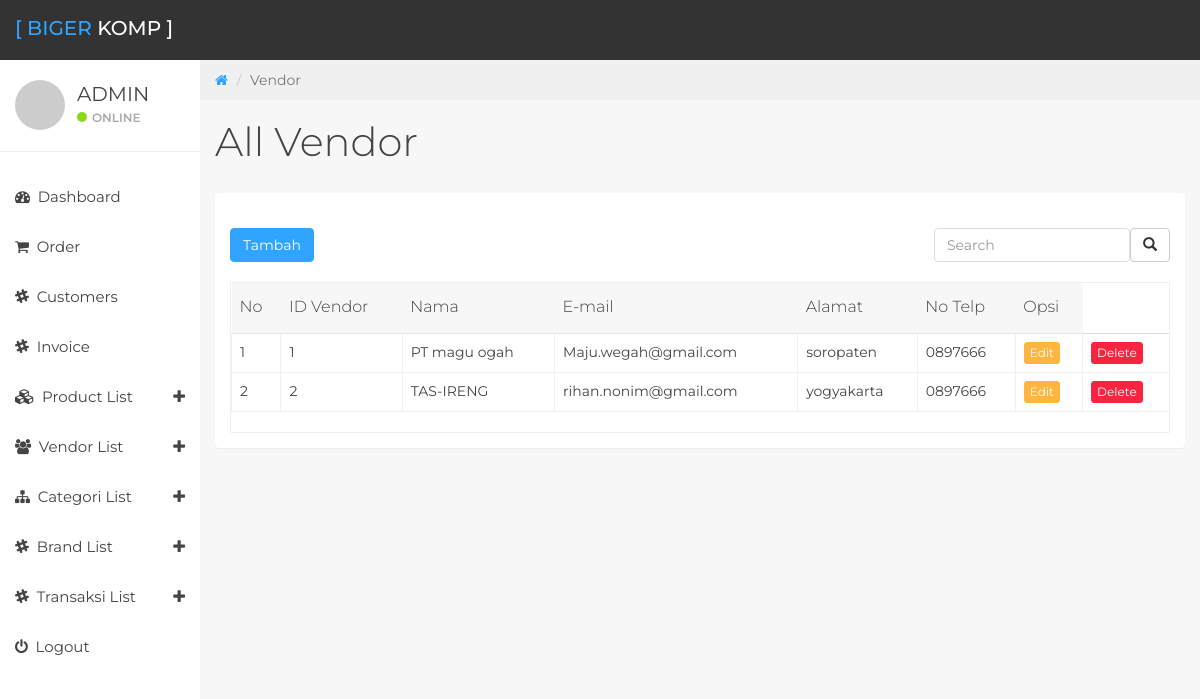
/home/allvendor (signed in), run on the app's committed database.
### tables this page shows
CREATE TABLE `vendor` (
  `id_vendor` int(11) NOT NULL,
  `nama` varchar(30) NOT NULL,
  `email` text NOT NULL,
  `alamat` text NOT NULL,
  `no_telp` varchar(15) NOT NULL
);

### application/libraries/template.php (called while the page is built)
<?php
class Template {
   var $template_data = array();
    public function set($name, $value)
    {
        $this->template_data[$name]=$value;
    }
    public function load($template='', $view='', $view_data='', $return = FALSE)
    {
        $this->CI =& get_instance();
        $this->set('contents',$this->CI->load->view($view, $view_data, TRUE));
        return $this->CI->load->view($template, $this->template_data, $return);
    }
}
?>

### application/controllers/home.php (called while the page is built, shortened)
<?php
class Home extends CI_Controller {
 		public function allvendor(){
 			$data['value'] = $this->produk_model->getData('vendor')->result();
 			$data['count'] = $this->produk_model->getData('vendor')->num_rows();
 			$this->template->load('admin/wraper','admin/isi/allvendor',$data);
 		}
}
?>

### index.php (called while the page is built, shortened)
<?php
require_once BASEPATH.'core/CodeIgniter.php';

### application/models/produk_model.php (called while the page is built, shortened)
<?php
	class Produk_model extends CI_Model{
		public function getData($tables){
			return $this->db->get($tables);
		}
}
?>

### application/views/admin/isi/allvendor.php (the view, shortened to what this page needs)
<div class="col-sm-9 col-sm-offset-3 col-lg-10 col-lg-offset-2 main">
	<div class="row">
		<ol class="breadcrumb">
			<li><a href="#">
				<em class="fa fa-home"></em>
			</a></li>
			<li class="active">Vendor</li>
		</ol>
	</div>
	<div class="row">
		<div class="col-lg-12">
			<h1 class="page-header">All Vendor</h1>
		</div>
	</div>
	<div class="panel panel-container">
		<div class="row">
			<div class="col-lg-12">
				<div class="panel-body">
				<div class="bootstrap-table">
					<div class="fixed-table-toolbar">
						<a href="<?php echo base_url('home/addvendor'); ?>"><button class="btn btn-primary">Tambah</button></a>
						<div class="columns btn-group pull-right">
							<button class="btn btn-default" type="submit" name="search" title="search">
								<i class="glyphicon glyphicon-search icon-search"></i>
							</button>
						</div>
					<div class="pull-right search">
						<input class="form-control" type="text" placeholder="Search">
					</div>
				</div>
				<br>
				<div class="fixed-table-container">
				<div class="fixed-table-body">
					<table  class="table table-hover">
							<thead>
								<tr>
									<th>
										No
									</th>
									<th style="">
										ID Vendor
									</th>
									<th style="">
										Nama
									</th>
									<th style="">
										E-mail
									</th>
									<th style="">
										Alamat
									</th>
									<th>
										No Telp
									</th>
									<th>
										Opsi
									</th>
								</tr>
							</thead>
							<?php
							if ($count == 0) {
							?>
							<tr>
								<td align="center" colspan="8">
									<div>
										<h5>Data Kosong</h5>
									</div>
								</td>
							</tr>
							<?php
							} else {
							$i =1;
							foreach ($value as $val) {
							?>
							<tr>
								<td><?php echo $i; ?></td>
								<td style=""><?php echo $val->id_vendor; ?></td>
								<td style=""><?php echo $val->nama; ?></td>
								<td style=""><?php echo $val->email; ?></td>
								<td style=""><?php echo $val->alamat; ?> </td>
								<td style=""><?php echo $val->no_telp; ?> </td>
								<td><a href="<?php echo base_url('home/editvendor').'/'.$val->id_vendor; ?>" class="btn btn-xs btn-warning" >Edit</a></td>
								<td><a href="<?php echo base_url('home/delvendor').'/'.$val->id_vendor; ?>"
									onclick="return confirm('Yakin akan menghapus  : <?php echo $val->nama;?> ?')" class="btn btn-xs btn-danger" >Delete</a>
								</td>
							</tr>
							<?php
							$i++;
							}}
							?>
					</table>
				</div>
			</div>
			</div>
		</div>
	</div>
		</div>
	</div>

### assets/css/styles.css (style rules this page uses)
body { background: #f7f7f7; padding-top: 60px; font-size: 14px; color: #444444; font-family: "Montserrat", "Helvetica Neue", Helvetica, Arial, sans-serif; }
a, a:hover, a:focus { color: #30a5ff; }
h1, h2, h3, h4, h5, h6 { color: #444444; }
h1 { font-weight: 300; font-size: 40px; }
input.form-control { border: 1px solid #ddd; box-shadow: none; height: 46px; }
.bootstrap-table input.form-control { height: 34px; }
.btn-primary, .btn-primary:hover, .btn-primary:focus, .btn-primary:active, .btn-primary.active, .open > .dropdown-toggle.btn-primary, .btn-primary.disabled, .btn-primary[disabled], fieldset[disabled] .btn-primary, .btn-primary.disabled:hover, .btn-primary[disabled]:hover, fieldset[disabled] .btn-primary:hover, .btn-primary.disabled:focus, .btn-primary[disabled]:focus, fieldset[disabled] .btn-primary:focus, .btn-primary.disabled:active, .btn-primary[disabled]:active, fieldset[disabled] .btn-primary:active, .btn-primary.disabled.active, .btn-primary[disabled].active, fieldset[disabled] .btn-primary.active { background-color: #30a5ff !important; border-color: #30a5ff !important; }
.btn-warning, .btn-warning:hover, .btn-warning:focus, .btn-warning:active, .btn-warning.active, .open > .dropdown-toggle.btn-warning, .btn-warning.disabled, .btn-warning[disabled], fieldset[disabled] .btn-warning, .btn-warning.disabled:hover, .btn-warning[disabled]:hover, fieldset[disabled] .btn-warning:hover, .btn-warning.disabled:focus, .btn-warning[disabled]:focus, fieldset[disabled] .btn-warning:focus, .btn-warning.disabled:active, .btn-warning[disabled]:active, fieldset[disabled] .btn-warning:active, .btn-warning.disabled.active, .btn-warning[disabled].active, fieldset[disabled] .btn-warning.active { background-color: #ffb53e; border-color: #ffb53e; }
.btn-danger, .btn-danger:hover, .btn-danger:focus, .btn-danger:active, .btn-danger.active, .open > .dropdown-toggle.btn-danger, .btn-danger.disabled, .btn-danger[disabled], fieldset[disabled] .btn-danger, .btn-danger.disabled:hover, .btn-danger[disabled]:hover, fieldset[disabled] .btn-danger:hover, .btn-danger.disabled:focus, .btn-danger[disabled]:focus, fieldset[disabled] .btn-danger:focus, .btn-danger.disabled:active, .btn-danger[disabled]:active, fieldset[disabled] .btn-danger:active, .btn-danger.disabled.active, .btn-danger[disabled].active, fieldset[disabled] .btn-danger.active { background-color: #f9243f; border-color: #f9243f; }
.panel { border: 0; }
.panel-container { padding-top: 20px; }
.breadcrumb { border-radius: 0; padding: 10px 15px 10px 15px; background: #f0f0f0; margin: 0; }
h1.page-header { margin-top: 20px; border-bottom: 0; }
.table { background: #fff; }
.fixed-table-container { border: 1px solid #f0f0f0; }
.fixed-table-container thead th { background: #f7f7f8; border-color: #ddd; color: #444444; font-weight: 300; font-size: 16px; }
.fixed-table-container tbody td { border: 1px solid #f0f0f0; }
.fixed-table-container tbody td:last-child { border-right: none; }
.table > thead > tr > th { border-bottom: 1px solid #e6e7e8; vertical-align: middle; height: 50px; padding: 8px; }

### data on the page
vendor: id_vendor "1", nama "PT magu ogah", email "Maju.wegah@gmail.com", alamat "soropaten", no_telp "0897666"
vendor: id_vendor "2", nama "TAS-IRENG", email "rihan.nonim@gmail.com", alamat "yogyakarta", no_telp "0897666"
